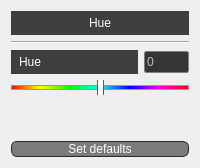
        <widget class="QWidget" name="HuePage">
         <layout class="QVBoxLayout" name="verticalLayout_10">
          <item>
           <widget class="QLabel" name="huePageLabel">
            <property name="styleSheet">
             <string notr="true">QLabel{
	background: rgb(63,63,63);
	color: white;
	padding: 5px;
	font: 700 10pt &quot;Arial&quot;;
}</string>
            </property>
            <property name="text">
             <string>Hue</string>
            </property>
            <property name="alignment">
             <set>Qt::AlignCenter</set>
            </property>
           </widget>
          </item>
          <item>
           <widget class="Line" name="separatorHue">
            <property name="orientation">
             <enum>Qt::Horizontal</enum>
            </property>
           </widget>
          </item>
          <item>
           <layout class="QHBoxLayout" name="HueHorizontalLayout">
            <item>
             <widget class="QLabel" name="hueLabel">
              <property name="styleSheet">
               <string notr="true">QLabel{
	background: rgb(63,63,63);
	color: white;
	padding: 5px;
	font: 700 10pt &quot;Arial&quot;;
}</string>
              </property>
              <property name="text">
               <string>Hue</string>
              </property>
             </widget>
            </item>
            <item>
             <widget class="QSpinBox" name="hueIntValue">
              <property name="enabled">
               <bool>false</bool>
              </property>
              <property name="minimumSize">
               <size>
                <width>45</width>
                <height>22</height>
               </size>
              </property>
              <property name="maximumSize">
               <size>
                <width>45</width>
                <height>22</height>
               </size>
              </property>
              <property name="styleSheet">
               <string notr="true">QSpinBox{
	border:1px solid grey;
	border-radius:2px;
	background:rgb(53,53,53);
}
</string>
              </property>
              <property name="buttonSymbols">
               <enum>QAbstractSpinBox::NoButtons</enum>
              </property>
              <property name="minimum">
               <number>-179</number>
              </property>
              <property name="maximum">
               <number>179</number>
              </property>
             </widget>
            </item>
           </layout>
          </item>
          <item>
           <widget class="QSlider" name="hueSlider">
            <property name="styleSheet">
             <string notr="true">QSlider::groove:horizontal {
    border: 1px solid #999999;
    height: 3px; 
    background: qlineargradient(spread:pad, x1:0, y1:0, x2:1, y2:0, stop:0 rgba(255, 0, 0, 255), stop:0.166 rgba(255, 255, 0, 255), stop:0.333 rgba(0, 255, 0, 255), stop:0.5 rgba(0, 255, 255, 255), stop:0.666 rgba(0, 0, 255, 255), stop:0.833 rgba(255, 0, 255, 255), stop:1 rgba(255, 0, 0, 255));
    margin: 15px 0;
}
QSlider::handle:horizontal {
    background: white;
    border: 1px solid #5c5c5c;
    width: 5px;
    margin: -12px 0; 
    border-radius: 5px;
}</string>
            </property>
            <property name="minimum">
             <number>-179</number>
            </property>
            <property name="maximum">
             <number>179</number>
            </property>
            <property name="pageStep">
             <number>0</number>
            </property>
            <property name="orientation">
             <enum>Qt::Horizontal</enum>
            </property>
           </widget>
          </item>
          <item>
           <spacer name="spacerHue">
            <property name="orientation">
             <enum>Qt::Vertical</enum>
            </property>
            <property name="sizeHint" stdset="0">
             <size>
              <width>20</width>
              <height>40</height>
             </size>
            </property>
           </spacer>
          </item>
          <item>
           <widget class="QPushButton" name="setDefaultsHue">
            <property name="styleSheet">
             <string notr="true">QPushButton{
	border: 1px solid rgb(43,43,43);
	border-radius: 6px;
	min-width: 30px;
	background: rgb(123, 123, 123);
	color:white;
}
QPushButton::pressed{
	background: rgb(83,83,83);
}
QPushButton::disabled{
	background: rgb(83,83,83);
}</string>
            </property>
            <property name="text">
             <string>Set defaults</string>
            </property>
           </widget>
          </item>
         </layout>
        </widget>
